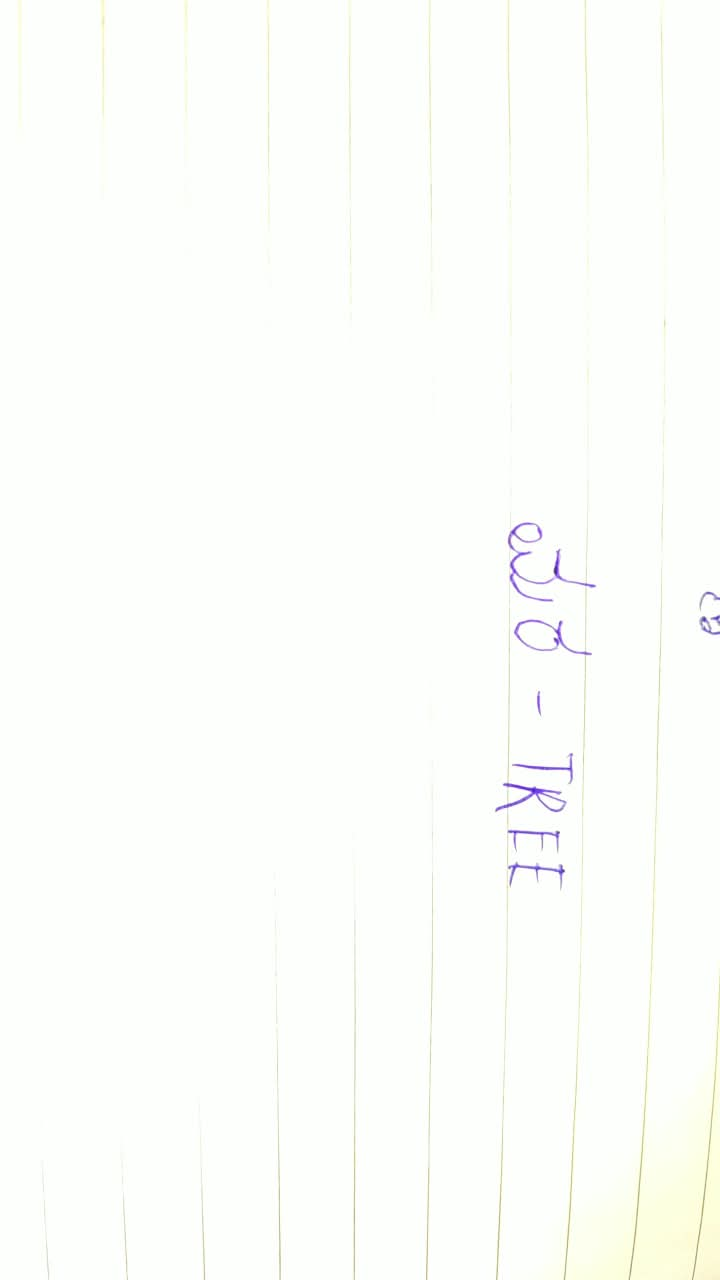
#> input picture training/datasets/personal_trial/raw/a.jpeg, 720 x 1280 px, found by its file name
$ python prepare_personal_trial.py
#> lines starting #> are read from the running program, lines starting #| are printed output that depends on the picture
import os
import sys
import json
from PIL import Image

sys.path.insert(0, r"c:\Land Record")
if sys.stdout and hasattr(sys.stdout, "reconfigure"):
    sys.stdout.reconfigure(encoding="utf-8")

RAW_DIR = r"c:\Land Record\training\datasets\personal_trial\raw"
CROPS_DIR = r"c:\Land Record\training\datasets\personal_trial\crops"
OUT_DIR = r"c:\Land Record\training\datasets\personal_trial"

os.makedirs(CROPS_DIR, exist_ok=True)

# Exact bounding boxes on 90-deg CCW rotated images
# a: rotated 90 CCW (1280x720) -> 'ಮರ' is at x=[530..675], y=[120..230]
# o: rotated 90 CCW (1600x900) -> 'ಕೋತಿ' is at x=[595..830], y=[145..275]
# p: rotated 90 CCW (1280x720) -> 'ಹಣ್ಣು' is at x=[535..680], y=[175..240]

samples = [
    {
        "id": "sample_a_mara",
        "raw_image": "a.jpeg",
        "text": "ಮರ",
        "english_meaning": "TREE",
        "bbox": (530, 120, 675, 230),
        "crop_filename": "crop_a_mara.png",
    },
    {
        "id": "sample_o_kothi",
        "raw_image": "o.jpeg",
        "text": "ಕೋತಿ",
        "english_meaning": "MONKEY",
        "bbox": (595, 145, 830, 275),
        "crop_filename": "crop_o_kothi.png",
    },
    {
        "id": "sample_p_hannu",
        "raw_image": "p.jpeg",
        "text": "ಹಣ್ಣು",
        "english_meaning": "FRUIT",
        "bbox": (535, 175, 680, 240),
        "crop_filename": "crop_p_hannu.png",
    },
]

records = []
for s in samples:
    raw_path = os.path.join(RAW_DIR, s["raw_image"])
    rot = Image.open(raw_path).rotate(90, expand=True)
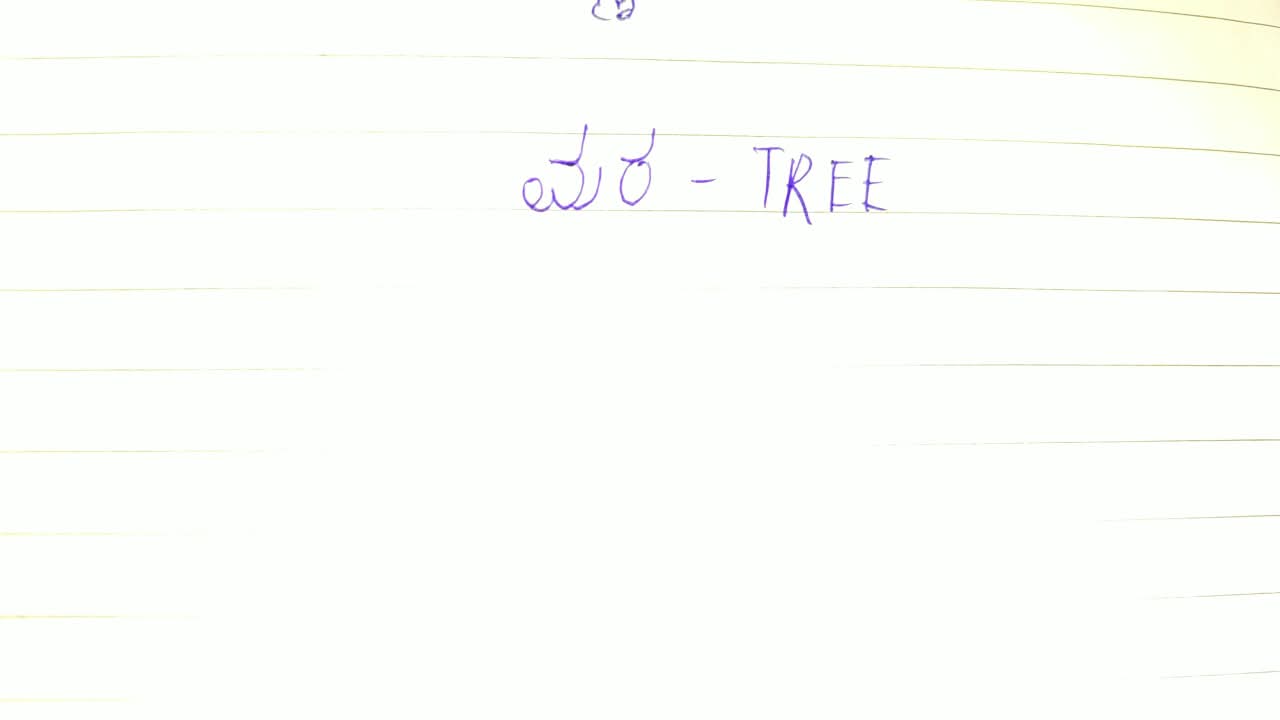
#> rot: PIL image 1280x720 RGB; mean R, G, B 252.4, 254.2, 250.6
    crop = rot.crop(s["bbox"])
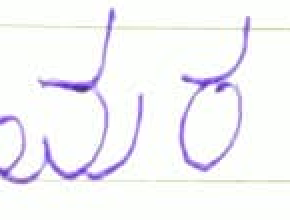
#> crop: PIL image 145x110 RGB (shown 2 times larger); mean R, G, B 245.1, 244.4, 247.3

    crop_path = os.path.join(CROPS_DIR, s["crop_filename"])
    crop.save(crop_path)

    rel_crop_path = f"training/datasets/personal_trial/crops/{s['crop_filename']}"

    record = {
        "image": rel_crop_path,
        "text": s["text"],
        "language": "kannada",
        "script": "Kannada",
        "metadata": {
            "source": "personal_handwritten_trial",
            "source_type": "real_handwriting",
            "raw_image": s["raw_image"],
            "english_meaning": s["english_meaning"],
            "crop_bbox": s["bbox"],
            "raw_text": s["text"],
        }
    }
    records.append(record)
    print(f"Created crop: {rel_crop_path} for label: {s['text']} ({s['english_meaning']}), size: {crop.size}")
#| Created crop: training/datasets/personal_trial/crops/crop_a_mara.png for label: ಮರ (TREE), size: (145, 110)
#> pass 2 of the loop `for s in samples:`:
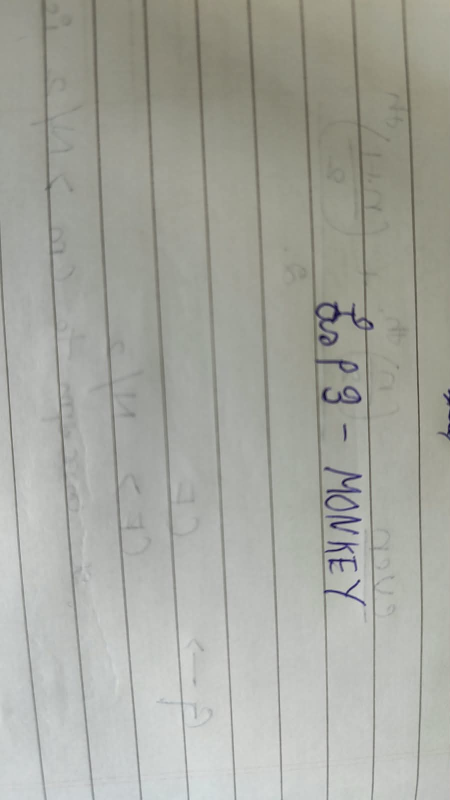
#> input picture training/datasets/personal_trial/raw/o.jpeg, 900 x 1600 px, found by its file name (shown at 1/2 size)
#> `rot = Image.open(raw_path).rotate(90, expand=True)`:
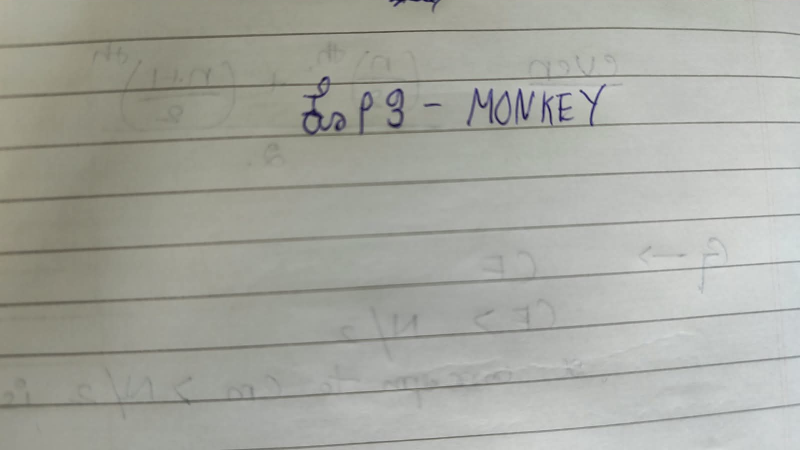
#> rot: PIL image 1600x900 RGB (shown at 1/2 size); mean R, G, B 165.9, 167.2, 159.5
#> `crop = rot.crop(s["bbox"])`:
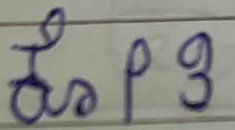
#> crop: PIL image 235x130 RGB; mean R, G, B 138.1, 138.1, 131.8
#| Created crop: training/datasets/personal_trial/crops/crop_o_kothi.png for label: ಕೋತಿ (MONKEY), size: (235, 130)
#> pass 3 of the loop `for s in samples:`:
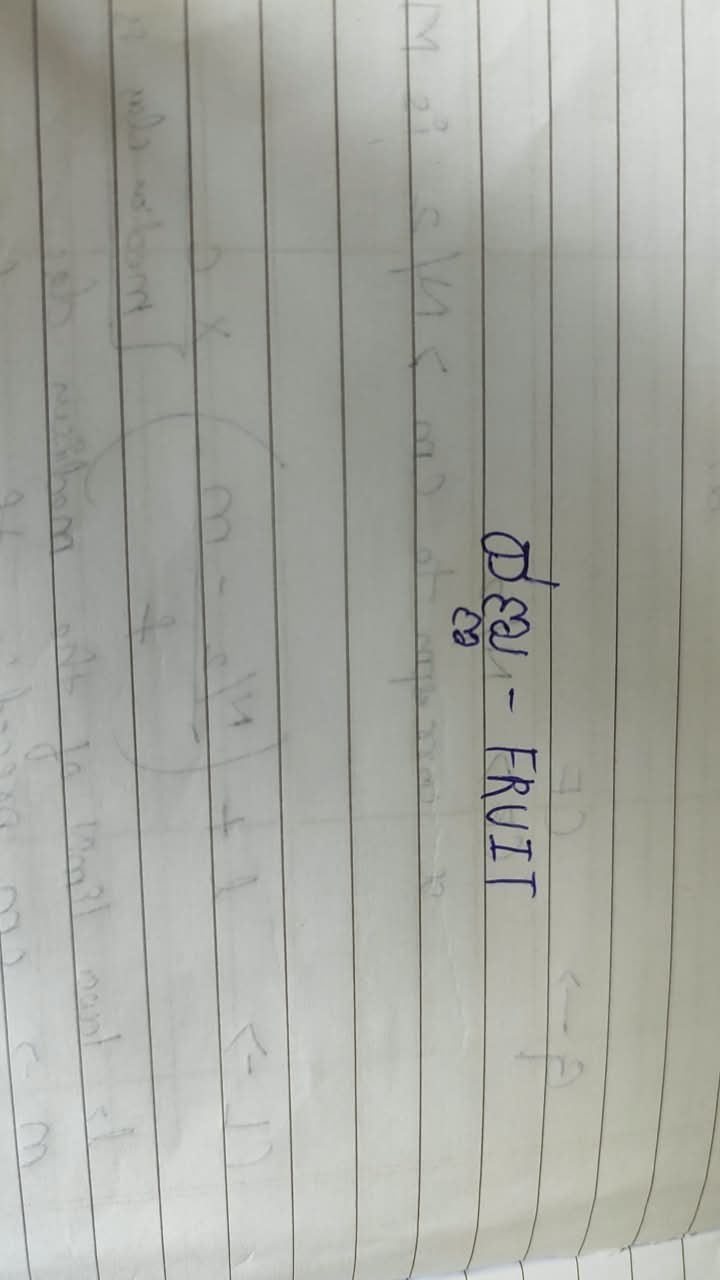
#> input picture training/datasets/personal_trial/raw/p.jpeg, 720 x 1280 px, found by its file name
#> `rot = Image.open(raw_path).rotate(90, expand=True)`:
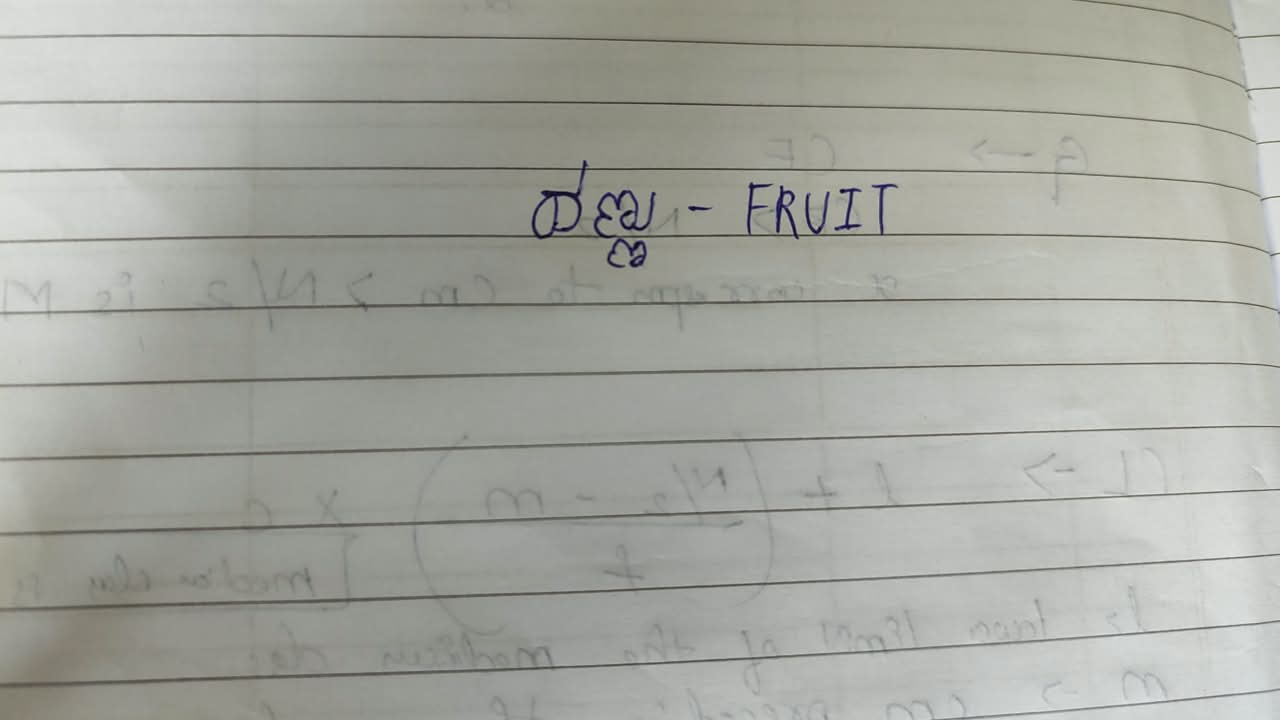
#> rot: PIL image 1280x720 RGB; mean R, G, B 166, 167.7, 160.6
#> `crop = rot.crop(s["bbox"])`:
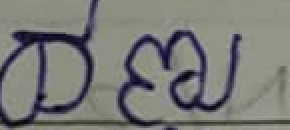
#> crop: PIL image 145x65 RGB (shown 2 times larger); mean R, G, B 123.1, 123, 119
#| Created crop: training/datasets/personal_trial/crops/crop_p_hannu.png for label: ಹಣ್ಣು (FRUIT), size: (145, 65)

# Write trial JSONL manifests
train_jsonl = os.path.join(OUT_DIR, "train.jsonl")
val_jsonl = os.path.join(OUT_DIR, "val.jsonl")
trial_all_jsonl = os.path.join(OUT_DIR, "trial_all.jsonl")

for path in [train_jsonl, val_jsonl, trial_all_jsonl]:
    with open(path, "w", encoding="utf-8") as f:
        for r in records:
            f.write(json.dumps(r, ensure_ascii=False) + "\n")

print(f"Successfully wrote {len(records)} samples to {train_jsonl} and {val_jsonl}")
